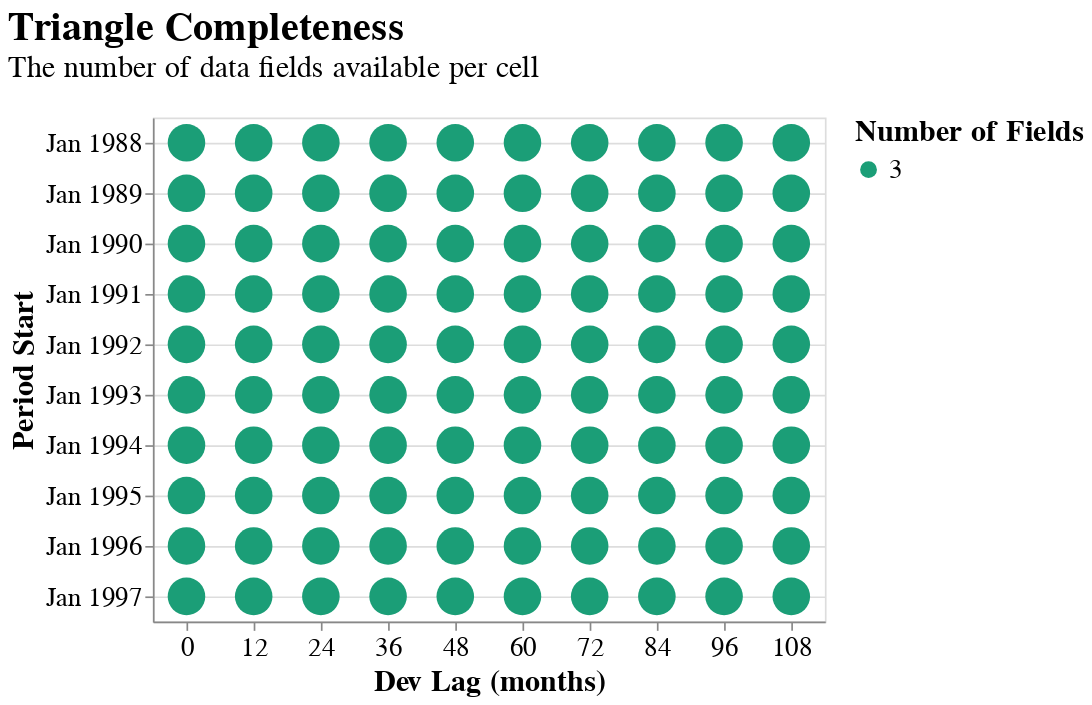

Notebook code for this chart:
### Code cell
tri.meyers_tri.plot_data_completeness()

### Figure 1 — Vega-Lite specification as saved in the notebook (floating-point values rounded to 4 significant figures)
{"autosize": {"contains": "content", "resize": true}, "config": {"style": {"group-title": {"fontSize": 24}, "group-subtitle": {"fontSize": 18}, "guide-label": {"fontSize": 16, "font": "sans-serif"}, "guide-title": {"fontSize": 18, "font": "sans-serif"}}, "mark": {"color": "#1f8fff"}, "title": {"anchor": "start", "offset": 20}, "legend": {"orient": "right", "titleAnchor": "start", "layout": {"direction": "vertical"}, "labelFontSize": 16.0, "titleFontSize": 18.0}, "axis": {"labelFontSize": 16.0, "titleFontSize": 18.0}}, "data": {"values": [{"period_start": "1988-01-01T00:00:00", "period_end": "1988-12-31T00:00:00", "evaluation_date": "1988-12-31T00:00:00", "dev_lag": 0.0, "Number of Fields": 3, "Fields": "Paid Loss ($952,000), Reported Loss ($1,722,000), Earned Premium ($5,812,000)"}, {"period_start": "1988-01-01T00:00:00", "period_end": "1988-12-31T00:00:00", "evaluation_date": "1989-12-31T00:00:00", "dev_lag": 12.0, "Number of Fields": 3, "Fields": "Paid Loss ($1,529,000), Reported Loss ($3,830,000), Earned Premium ($5,812,000)"}, {"period_start": "1988-01-01T00:00:00", "period_end": "1988-12-31T00:00:00", "evaluation_date": "1990-12-31T00:00:00", "dev_lag": 24.0, "Number of Fields": 3, "Fields": "Paid Loss ($2,813,000), Reported Loss ($3,603,000), Earned Premium ($5,812,000)"}, {"period_start": "1988-01-01T00:00:00", "period_end": "1988-12-31T00:00:00", "evaluation_date": "1991-12-31T00:00:00", "dev_lag": 36.0, "Number of Fields": 3, "Fields": "Paid Loss ($3,647,000), Reported Loss ($3,835,000), Earned Premium ($5,812,000)"}, {"period_start": "1988-01-01T00:00:00", "period_end": "1988-12-31T00:00:00", "evaluation_date": "1992-12-31T00:00:00", "dev_lag": 48.0, "Number of Fields": 3, "Fields": "Paid Loss ($3,724,000), Reported Loss ($3,873,000), Earned Premium ($5,812,000)"}, {"period_start": "1988-01-01T00:00:00", "period_end": "1988-12-31T00:00:00", "evaluation_date": "1993-12-31T00:00:00", "dev_lag": 60.0, "Number of Fields": 3, "Fields": "Paid Loss ($3,832,000), Reported Loss ($3,895,000), Earned Premium ($5,812,000)"}, {"period_start": "1988-01-01T00:00:00", "period_end": "1988-12-31T00:00:00", "evaluation_date": "1994-12-31T00:00:00", "dev_lag": 72.0, "Number of Fields": 3, "Fields": "Paid Loss ($3,899,000), Reported Loss ($3,918,000), Earned Premium ($5,812,000)"}, {"period_start": "1988-01-01T00:00:00", "period_end": "1988-12-31T00:00:00", "evaluation_date": "1995-12-31T00:00:00", "dev_lag": 84.0, "Number of Fields": 3, "Fields": "Paid Loss ($3,907,000), Reported Loss ($3,918,000), Earned Premium ($5,812,000)"}, {"period_start": "1988-01-01T00:00:00", "period_end": "1988-12-31T00:00:00", "evaluation_date": "1996-12-31T00:00:00", "dev_lag": 96.0, "Number of Fields": 3, "Fields": "Paid Loss ($3,911,000), Reported Loss ($3,917,000), Earned Premium ($5,812,000)"}, {"period_start": "1988-01-01T00:00:00", "period_end": "1988-12-31T00:00:00", "evaluation_date": "1997-12-31T00:00:00", "dev_lag": 108.0, "Number of Fields": 3, "Fields": "Paid Loss ($3,912,000), Reported Loss ($3,917,000), Earned Premium ($5,812,000)"}, {"period_start": "1989-01-01T00:00:00", "period_end": "1989-12-31T00:00:00", "evaluation_date": "1989-12-31T00:00:00", "dev_lag": 0.0, "Number of Fields": 3, "Fields": "Paid Loss ($849,000), Reported Loss ($1,581,000), Earned Premium ($4,908,000)"}, {"period_start": "1989-01-01T00:00:00", "period_end": "1989-12-31T00:00:00", "evaluation_date": "1990-12-31T00:00:00", "dev_lag": 12.0, "Number of Fields": 3, "Fields": "Paid Loss ($1,564,000), Reported Loss ($2,192,000), Earned Premium ($4,908,000)"}, {"period_start": "1989-01-01T00:00:00", "period_end": "1989-12-31T00:00:00", "evaluation_date": "1991-12-31T00:00:00", "dev_lag": 24.0, "Number of Fields": 3, "Fields": "Paid Loss ($2,202,000), Reported Loss ($2,528,000), Earned Premium ($4,908,000)"}, {"period_start": "1989-01-01T00:00:00", "period_end": "1989-12-31T00:00:00", "evaluation_date": "1992-12-31T00:00:00", "dev_lag": 36.0, "Number of Fields": 3, "Fields": "Paid Loss ($2,432,000), Reported Loss ($2,533,000), Earned Premium ($4,908,000)"}, {"period_start": "1989-01-01T00:00:00", "period_end": "1989-12-31T00:00:00", "evaluation_date": "1993-12-31T00:00:00", "dev_lag": 48.0, "Number of Fields": 3, "Fields": "Paid Loss ($2,468,000), Reported Loss ($2,528,000), Earned Premium ($4,908,000)"}, {"period_start": "1989-01-01T00:00:00", "period_end": "1989-12-31T00:00:00", "evaluation_date": "1994-12-31T00:00:00", "dev_lag": 60.0, "Number of Fields": 3, "Fields": "Paid Loss ($2,487,000), Reported Loss ($2,530,000), Earned Premium ($4,908,000)"}, {"period_start": "1989-01-01T00:00:00", "period_end": "1989-12-31T00:00:00", "evaluation_date": "1995-12-31T00:00:00", "dev_lag": 72.0, "Number of Fields": 3, "Fields": "Paid Loss ($2,513,000), Reported Loss ($2,534,000), Earned Premium ($4,908,000)"}, {"period_start": "1989-01-01T00:00:00", "period_end": "1989-12-31T00:00:00", "evaluation_date": "1996-12-31T00:00:00", "dev_lag": 84.0, "Number of Fields": 3, "Fields": "Paid Loss ($2,526,000), Reported Loss ($2,541,000), Earned Premium ($4,908,000)"}, {"period_start": "1989-01-01T00:00:00", "period_end": "1989-12-31T00:00:00", "evaluation_date": "1997-12-31T00:00:00", "dev_lag": 96.0, "Number of Fields": 3, "Fields": "Paid Loss ($2,531,000), Reported Loss ($2,538,000), Earned Premium ($4,908,000)"}, {"period_start": "1989-01-01T00:00:00", "period_end": "1989-12-31T00:00:00", "evaluation_date": "1998-12-31T00:00:00", "dev_lag": 108.0, "Number of Fields": 3, "Fields": "Paid Loss ($2,527,000), Reported Loss ($2,532,000), Earned Premium ($4,908,000)"}, {"period_start": "1990-01-01T00:00:00", "period_end": "1990-12-31T00:00:00", "evaluation_date": "1990-12-31T00:00:00", "dev_lag": 0.0, "Number of Fields": 3, "Fields": "Paid Loss ($983,000), Reported Loss ($1,834,000), Earned Premium ($5,454,000)"}, {"period_start": "1990-01-01T00:00:00", "period_end": "1990-12-31T00:00:00", "evaluation_date": "1991-12-31T00:00:00", "dev_lag": 12.0, "Number of Fields": 3, "Fields": "Paid Loss ($2,211,000), Reported Loss ($3,009,000), Earned Premium ($5,454,000)"}, {"period_start": "1990-01-01T00:00:00", "period_end": "1990-12-31T00:00:00", "evaluation_date": "1992-12-31T00:00:00", "dev_lag": 24.0, "Number of Fields": 3, "Fields": "Paid Loss ($2,830,000), Reported Loss ($3,488,000), Earned Premium ($5,454,000)"}, {"period_start": "1990-01-01T00:00:00", "period_end": "1990-12-31T00:00:00", "evaluation_date": "1993-12-31T00:00:00", "dev_lag": 36.0, "Number of Fields": 3, "Fields": "Paid Loss ($3,832,000), Reported Loss ($4,000,000), Earned Premium ($5,454,000)"}, {"period_start": "1990-01-01T00:00:00", "period_end": "1990-12-31T00:00:00", "evaluation_date": "1994-12-31T00:00:00", "dev_lag": 48.0, "Number of Fields": 3, "Fields": "Paid Loss ($4,039,000), Reported Loss ($4,105,000), Earned Premium ($5,454,000)"}, {"period_start": "1990-01-01T00:00:00", "period_end": "1990-12-31T00:00:00", "evaluation_date": "1995-12-31T00:00:00", "dev_lag": 60.0, "Number of Fields": 3, "Fields": "Paid Loss ($4,065,000), Reported Loss ($4,087,000), Earned Premium ($5,454,000)"}, {"period_start": "1990-01-01T00:00:00", "period_end": "1990-12-31T00:00:00", "evaluation_date": "1996-12-31T00:00:00", "dev_lag": 72.0, "Number of Fields": 3, "Fields": "Paid Loss ($4,102,000), Reported Loss ($4,112,000), Earned Premium ($5,454,000)"}, {"period_start": "1990-01-01T00:00:00", "period_end": "1990-12-31T00:00:00", "evaluation_date": "1997-12-31T00:00:00", "dev_lag": 84.0, "Number of Fields": 3, "Fields": "Paid Loss ($4,155,000), Reported Loss ($4,170,000), Earned Premium ($5,454,000)"}, {"period_start": "1990-01-01T00:00:00", "period_end": "1990-12-31T00:00:00", "evaluation_date": "1998-12-31T00:00:00", "dev_lag": 96.0, "Number of Fields": 3, "Fields": "Paid Loss ($4,268,000), Reported Loss ($4,271,000), Earned Premium ($5,454,000)"}, {"period_start": "1990-01-01T00:00:00", "period_end": "1990-12-31T00:00:00", "evaluation_date": "1999-12-31T00:00:00", "dev_lag": 108.0, "Number of Fields": 3, "Fields": "Paid Loss ($4,274,000), Reported Loss ($4,279,000), Earned Premium ($5,454,000)"}, {"period_start": "1991-01-01T00:00:00", "period_end": "1991-12-31T00:00:00", "evaluation_date": "1991-12-31T00:00:00", "dev_lag": 0.0, "Number of Fields": 3, "Fields": "Paid Loss ($1,657,000), Reported Loss ($2,305,000), Earned Premium ($5,165,000)"}, {"period_start": "1991-01-01T00:00:00", "period_end": "1991-12-31T00:00:00", "evaluation_date": "1992-12-31T00:00:00", "dev_lag": 12.0, "Number of Fields": 3, "Fields": "Paid Loss ($2,685,000), Reported Loss ($3,473,000), Earned Premium ($5,165,000)"}, {"period_start": "1991-01-01T00:00:00", "period_end": "1991-12-31T00:00:00", "evaluation_date": "1993-12-31T00:00:00", "dev_lag": 24.0, "Number of Fields": 3, "Fields": "Paid Loss ($3,169,000), Reported Loss ($3,713,000), Earned Premium ($5,165,000)"}, {"period_start": "1991-01-01T00:00:00", "period_end": "1991-12-31T00:00:00", "evaluation_date": "1994-12-31T00:00:00", "dev_lag": 36.0, "Number of Fields": 3, "Fields": "Paid Loss ($3,600,000), Reported Loss ($4,018,000), Earned Premium ($5,165,000)"}, {"period_start": "1991-01-01T00:00:00", "period_end": "1991-12-31T00:00:00", "evaluation_date": "1995-12-31T00:00:00", "dev_lag": 48.0, "Number of Fields": 3, "Fields": "Paid Loss ($3,900,000), Reported Loss ($4,295,000), Earned Premium ($5,165,000)"}, {"period_start": "1991-01-01T00:00:00", "period_end": "1991-12-31T00:00:00", "evaluation_date": "1996-12-31T00:00:00", "dev_lag": 60.0, "Number of Fields": 3, "Fields": "Paid Loss ($4,320,000), Reported Loss ($4,334,000), Earned Premium ($5,165,000)"}, {"period_start": "1991-01-01T00:00:00", "period_end": "1991-12-31T00:00:00", "evaluation_date": "1997-12-31T00:00:00", "dev_lag": 72.0, "Number of Fields": 3, "Fields": "Paid Loss ($4,332,000), Reported Loss ($4,343,000), Earned Premium ($5,165,000)"}, {"period_start": "1991-01-01T00:00:00", "period_end": "1991-12-31T00:00:00", "evaluation_date": "1998-12-31T00:00:00", "dev_lag": 84.0, "Number of Fields": 3, "Fields": "Paid Loss ($4,338,000), Reported Loss ($4,340,000), Earned Premium ($5,165,000)"}, {"period_start": "1991-01-01T00:00:00", "period_end": "1991-12-31T00:00:00", "evaluation_date": "1999-12-31T00:00:00", "dev_lag": 96.0, "Number of Fields": 3, "Fields": "Paid Loss ($4,341,000), Reported Loss ($4,342,000), Earned Premium ($5,165,000)"}, {"period_start": "1991-01-01T00:00:00", "period_end": "1991-12-31T00:00:00", "evaluation_date": "2000-12-31T00:00:00", "dev_lag": 108.0, "Number of Fields": 3, "Fields": "Paid Loss ($4,341,000), Reported Loss ($4,341,000), Earned Premium ($5,165,000)"}, {"period_start": "1992-01-01T00:00:00", "period_end": "1992-12-31T00:00:00", "evaluation_date": "1992-12-31T00:00:00", "dev_lag": 0.0, "Number of Fields": 3, "Fields": "Paid Loss ($932,000), Reported Loss ($1,832,000), Earned Premium ($5,214,000)"}, {"period_start": "1992-01-01T00:00:00", "period_end": "1992-12-31T00:00:00", "evaluation_date": "1993-12-31T00:00:00", "dev_lag": 12.0, "Number of Fields": 3, "Fields": "Paid Loss ($1,940,000), Reported Loss ($2,625,000), Earned Premium ($5,214,000)"}, {"period_start": "1992-01-01T00:00:00", "period_end": "1992-12-31T00:00:00", "evaluation_date": "1994-12-31T00:00:00", "dev_lag": 24.0, "Number of Fields": 3, "Fields": "Paid Loss ($2,626,000), Reported Loss ($3,086,000), Earned Premium ($5,214,000)"}, {"period_start": "1992-01-01T00:00:00", "period_end": "1992-12-31T00:00:00", "evaluation_date": "1995-12-31T00:00:00", "dev_lag": 36.0, "Number of Fields": 3, "Fields": "Paid Loss ($3,332,000), Reported Loss ($3,493,000), Earned Premium ($5,214,000)"}, {"period_start": "1992-01-01T00:00:00", "period_end": "1992-12-31T00:00:00", "evaluation_date": "1996-12-31T00:00:00", "dev_lag": 48.0, "Number of Fields": 3, "Fields": "Paid Loss ($3,368,000), Reported Loss ($3,521,000), Earned Premium ($5,214,000)"}, {"period_start": "1992-01-01T00:00:00", "period_end": "1992-12-31T00:00:00", "evaluation_date": "1997-12-31T00:00:00", "dev_lag": 60.0, "Number of Fields": 3, "Fields": "Paid Loss ($3,491,000), Reported Loss ($3,563,000), Earned Premium ($5,214,000)"}, {"period_start": "1992-01-01T00:00:00", "period_end": "1992-12-31T00:00:00", "evaluation_date": "1998-12-31T00:00:00", "dev_lag": 72.0, "Number of Fields": 3, "Fields": "Paid Loss ($3,531,000), Reported Loss ($3,542,000), Earned Premium ($5,214,000)"}, {"period_start": "1992-01-01T00:00:00", "period_end": "1992-12-31T00:00:00", "evaluation_date": "1999-12-31T00:00:00", "dev_lag": 84.0, "Number of Fields": 3, "Fields": "Paid Loss ($3,540,000), Reported Loss ($3,541,000), Earned Premium ($5,214,000)"}, {"period_start": "1992-01-01T00:00:00", "period_end": "1992-12-31T00:00:00", "evaluation_date": "2000-12-31T00:00:00", "dev_lag": 96.0, "Number of Fields": 3, "Fields": "Paid Loss ($3,540,000), Reported Loss ($3,541,000), Earned Premium ($5,214,000)"}, {"period_start": "1992-01-01T00:00:00", "period_end": "1992-12-31T00:00:00", "evaluation_date": "2001-12-31T00:00:00", "dev_lag": 108.0, "Number of Fields": 3, "Fields": "Paid Loss ($3,583,000), Reported Loss ($3,587,000), Earned Premium ($5,214,000)"}, {"period_start": "1993-01-01T00:00:00", "period_end": "1993-12-31T00:00:00", "evaluation_date": "1993-12-31T00:00:00", "dev_lag": 0.0, "Number of Fields": 3, "Fields": "Paid Loss ($1,162,000), Reported Loss ($2,289,000), Earned Premium ($5,230,000)"}, {"period_start": "1993-01-01T00:00:00", "period_end": "1993-12-31T00:00:00", "evaluation_date": "1994-12-31T00:00:00", "dev_lag": 12.0, "Number of Fields": 3, "Fields": "Paid Loss ($2,402,000), Reported Loss ($3,160,000), Earned Premium ($5,230,000)"}, {"period_start": "1993-01-01T00:00:00", "period_end": "1993-12-31T00:00:00", "evaluation_date": "1995-12-31T00:00:00", "dev_lag": 24.0, "Number of Fields": 3, "Fields": "Paid Loss ($2,799,000), Reported Loss ($3,154,000), Earned Premium ($5,230,000)"}, {"period_start": "1993-01-01T00:00:00", "period_end": "1993-12-31T00:00:00", "evaluation_date": "1996-12-31T00:00:00", "dev_lag": 36.0, "Number of Fields": 3, "Fields": "Paid Loss ($2,996,000), Reported Loss ($3,204,000), Earned Premium ($5,230,000)"}, {"period_start": "1993-01-01T00:00:00", "period_end": "1993-12-31T00:00:00", "evaluation_date": "1997-12-31T00:00:00", "dev_lag": 48.0, "Number of Fields": 3, "Fields": "Paid Loss ($3,034,000), Reported Loss ($3,190,000), Earned Premium ($5,230,000)"}, {"period_start": "1993-01-01T00:00:00", "period_end": "1993-12-31T00:00:00", "evaluation_date": "1998-12-31T00:00:00", "dev_lag": 60.0, "Number of Fields": 3, "Fields": "Paid Loss ($3,042,000), Reported Loss ($3,206,000), Earned Premium ($5,230,000)"}, {"period_start": "1993-01-01T00:00:00", "period_end": "1993-12-31T00:00:00", "evaluation_date": "1999-12-31T00:00:00", "dev_lag": 72.0, "Number of Fields": 3, "Fields": "Paid Loss ($3,230,000), Reported Loss ($3,351,000), Earned Premium ($5,230,000)"}, {"period_start": "1993-01-01T00:00:00", "period_end": "1993-12-31T00:00:00", "evaluation_date": "2000-12-31T00:00:00", "dev_lag": 84.0, "Number of Fields": 3, "Fields": "Paid Loss ($3,238,000), Reported Loss ($3,289,000), Earned Premium ($5,230,000)"}, {"period_start": "1993-01-01T00:00:00", "period_end": "1993-12-31T00:00:00", "evaluation_date": "2001-12-31T00:00:00", "dev_lag": 96.0, "Number of Fields": 3, "Fields": "Paid Loss ($3,241,000), Reported Loss ($3,267,000), Earned Premium ($5,230,000)"}, {"period_start": "1993-01-01T00:00:00", "period_end": "1993-12-31T00:00:00", "evaluation_date": "2002-12-31T00:00:00", "dev_lag": 108.0, "Number of Fields": 3, "Fields": "Paid Loss ($3,268,000), Reported Loss ($3,268,000), Earned Premium ($5,230,000)"}, {"period_start": "1994-01-01T00:00:00", "period_end": "1994-12-31T00:00:00", "evaluation_date": "1994-12-31T00:00:00", "dev_lag": 0.0, "Number of Fields": 3, "Fields": "Paid Loss ($1,478,000), Reported Loss ($2,881,000), Earned Premium ($4,992,000)"}, {"period_start": "1994-01-01T00:00:00", "period_end": "1994-12-31T00:00:00", "evaluation_date": "1995-12-31T00:00:00", "dev_lag": 12.0, "Number of Fields": 3, "Fields": "Paid Loss ($2,980,000), Reported Loss ($4,254,000), Earned Premium ($4,992,000)"}, {"period_start": "1994-01-01T00:00:00", "period_end": "1994-12-31T00:00:00", "evaluation_date": "1996-12-31T00:00:00", "dev_lag": 24.0, "Number of Fields": 3, "Fields": "Paid Loss ($3,945,000), Reported Loss ($4,841,000), Earned Premium ($4,992,000)"}, {"period_start": "1994-01-01T00:00:00", "period_end": "1994-12-31T00:00:00", "evaluation_date": "1997-12-31T00:00:00", "dev_lag": 36.0, "Number of Fields": 3, "Fields": "Paid Loss ($4,714,000), Reported Loss ($5,176,000), Earned Premium ($4,992,000)"}, {"period_start": "1994-01-01T00:00:00", "period_end": "1994-12-31T00:00:00", "evaluation_date": "1998-12-31T00:00:00", "dev_lag": 48.0, "Number of Fields": 3, "Fields": "Paid Loss ($5,462,000), Reported Loss ($5,551,000), Earned Premium ($4,992,000)"}, {"period_start": "1994-01-01T00:00:00", "period_end": "1994-12-31T00:00:00", "evaluation_date": "1999-12-31T00:00:00", "dev_lag": 60.0, "Number of Fields": 3, "Fields": "Paid Loss ($5,680,000), Reported Loss ($5,689,000), Earned Premium ($4,992,000)"}, {"period_start": "1994-01-01T00:00:00", "period_end": "1994-12-31T00:00:00", "evaluation_date": "2000-12-31T00:00:00", "dev_lag": 72.0, "Number of Fields": 3, "Fields": "Paid Loss ($5,682,000), Reported Loss ($5,683,000), Earned Premium ($4,992,000)"}, {"period_start": "1994-01-01T00:00:00", "period_end": "1994-12-31T00:00:00", "evaluation_date": "2001-12-31T00:00:00", "dev_lag": 84.0, "Number of Fields": 3, "Fields": "Paid Loss ($5,683,000), Reported Loss ($5,688,000), Earned Premium ($4,992,000)"}, {"period_start": "1994-01-01T00:00:00", "period_end": "1994-12-31T00:00:00", "evaluation_date": "2002-12-31T00:00:00", "dev_lag": 96.0, "Number of Fields": 3, "Fields": "Paid Loss ($5,684,000), Reported Loss ($5,684,000), Earned Premium ($4,992,000)"}, {"period_start": "1994-01-01T00:00:00", "period_end": "1994-12-31T00:00:00", "evaluation_date": "2003-12-31T00:00:00", "dev_lag": 108.0, "Number of Fields": 3, "Fields": "Paid Loss ($5,684,000), Reported Loss ($5,684,000), Earned Premium ($4,992,000)"}, {"period_start": "1995-01-01T00:00:00", "period_end": "1995-12-31T00:00:00", "evaluation_date": "1995-12-31T00:00:00", "dev_lag": 0.0, "Number of Fields": 3, "Fields": "Paid Loss ($1,240,000), Reported Loss ($2,849,000), Earned Premium ($5,466,000)"}, {"period_start": "1995-01-01T00:00:00", "period_end": "1995-12-31T00:00:00", "evaluation_date": "1996-12-31T00:00:00", "dev_lag": 12.0, "Number of Fields": 3, "Fields": "Paid Loss ($2,080,000), Reported Loss ($2,956,000), Earned Premium ($5,466,000)"}, {"period_start": "1995-01-01T00:00:00", "period_end": "1995-12-31T00:00:00", "evaluation_date": "1997-12-31T00:00:00", "dev_lag": 24.0, "Number of Fields": 3, "Fields": "Paid Loss ($2,607,000), Reported Loss ($3,382,000), Earned Premium ($5,466,000)"}, {"period_start": "1995-01-01T00:00:00", "period_end": "1995-12-31T00:00:00", "evaluation_date": "1998-12-31T00:00:00", "dev_lag": 36.0, "Number of Fields": 3, "Fields": "Paid Loss ($3,080,000), Reported Loss ($3,755,000), Earned Premium ($5,466,000)"}, {"period_start": "1995-01-01T00:00:00", "period_end": "1995-12-31T00:00:00", "evaluation_date": "1999-12-31T00:00:00", "dev_lag": 48.0, "Number of Fields": 3, "Fields": "Paid Loss ($3,678,000), Reported Loss ($4,148,000), Earned Premium ($5,466,000)"}, {"period_start": "1995-01-01T00:00:00", "period_end": "1995-12-31T00:00:00", "evaluation_date": "2000-12-31T00:00:00", "dev_lag": 60.0, "Number of Fields": 3, "Fields": "Paid Loss ($4,002,000), Reported Loss ($4,123,000), Earned Premium ($5,466,000)"}, {"period_start": "1995-01-01T00:00:00", "period_end": "1995-12-31T00:00:00", "evaluation_date": "2001-12-31T00:00:00", "dev_lag": 72.0, "Number of Fields": 3, "Fields": "Paid Loss ($4,117,000), Reported Loss ($4,126,000), Earned Premium ($5,466,000)"}, {"period_start": "1995-01-01T00:00:00", "period_end": "1995-12-31T00:00:00", "evaluation_date": "2002-12-31T00:00:00", "dev_lag": 84.0, "Number of Fields": 3, "Fields": "Paid Loss ($4,125,000), Reported Loss ($4,127,000), Earned Premium ($5,466,000)"}, {"period_start": "1995-01-01T00:00:00", "period_end": "1995-12-31T00:00:00", "evaluation_date": "2003-12-31T00:00:00", "dev_lag": 96.0, "Number of Fields": 3, "Fields": "Paid Loss ($4,128,000), Reported Loss ($4,128,000), Earned Premium ($5,466,000)"}, {"period_start": "1995-01-01T00:00:00", "period_end": "1995-12-31T00:00:00", "evaluation_date": "2004-12-31T00:00:00", "dev_lag": 108.0, "Number of Fields": 3, "Fields": "Paid Loss ($4,128,000), Reported Loss ($4,128,000), Earned Premium ($5,466,000)"}, {"period_start": "1996-01-01T00:00:00", "period_end": "1996-12-31T00:00:00", "evaluation_date": "1996-12-31T00:00:00", "dev_lag": 0.0, "Number of Fields": 3, "Fields": "Paid Loss ($1,326,000), Reported Loss ($2,541,000), Earned Premium ($5,226,000)"}, {"period_start": "1996-01-01T00:00:00", "period_end": "1996-12-31T00:00:00", "evaluation_date": "1997-12-31T00:00:00", "dev_lag": 12.0, "Number of Fields": 3, "Fields": "Paid Loss ($2,412,000), Reported Loss ($3,307,000), Earned Premium ($5,226,000)"}, {"period_start": "1996-01-01T00:00:00", "period_end": "1996-12-31T00:00:00", "evaluation_date": "1998-12-31T00:00:00", "dev_lag": 24.0, "Number of Fields": 3, "Fields": "Paid Loss ($3,367,000), Reported Loss ($3,789,000), Earned Premium ($5,226,000)"}, {"period_start": "1996-01-01T00:00:00", "period_end": "1996-12-31T00:00:00", "evaluation_date": "1999-12-31T00:00:00", "dev_lag": 36.0, "Number of Fields": 3, "Fields": "Paid Loss ($3,843,000), Reported Loss ($3,973,000), Earned Premium ($5,226,000)"}, {"period_start": "1996-01-01T00:00:00", "period_end": "1996-12-31T00:00:00", "evaluation_date": "2000-12-31T00:00:00", "dev_lag": 48.0, "Number of Fields": 3, "Fields": "Paid Loss ($3,965,000), Reported Loss ($4,031,000), Earned Premium ($5,226,000)"}, {"period_start": "1996-01-01T00:00:00", "period_end": "1996-12-31T00:00:00", "evaluation_date": "2001-12-31T00:00:00", "dev_lag": 60.0, "Number of Fields": 3, "Fields": "Paid Loss ($4,127,000), Reported Loss ($4,157,000), Earned Premium ($5,226,000)"}, {"period_start": "1996-01-01T00:00:00", "period_end": "1996-12-31T00:00:00", "evaluation_date": "2002-12-31T00:00:00", "dev_lag": 72.0, "Number of Fields": 3, "Fields": "Paid Loss ($4,133,000), Reported Loss ($4,143,000), Earned Premium ($5,226,000)"}, {"period_start": "1996-01-01T00:00:00", "period_end": "1996-12-31T00:00:00", "evaluation_date": "2003-12-31T00:00:00", "dev_lag": 84.0, "Number of Fields": 3, "Fields": "Paid Loss ($4,141,000), Reported Loss ($4,142,000), Earned Premium ($5,226,000)"}, {"period_start": "1996-01-01T00:00:00", "period_end": "1996-12-31T00:00:00", "evaluation_date": "2004-12-31T00:00:00", "dev_lag": 96.0, "Number of Fields": 3, "Fields": "Paid Loss ($4,142,000), Reported Loss ($4,144,000), Earned Premium ($5,226,000)"}, {"period_start": "1996-01-01T00:00:00", "period_end": "1996-12-31T00:00:00", "evaluation_date": "2005-12-31T00:00:00", "dev_lag": 108.0, "Number of Fields": 3, "Fields": "Paid Loss ($4,144,000), Reported Loss ($4,144,000), Earned Premium ($5,226,000)"}, {"period_start": "1997-01-01T00:00:00", "period_end": "1997-12-31T00:00:00", "evaluation_date": "1997-12-31T00:00:00", "dev_lag": 0.0, "Number of Fields": 3, "Fields": "Paid Loss ($1,413,000), Reported Loss ($2,203,000), Earned Premium ($4,962,000)"}, {"period_start": "1997-01-01T00:00:00", "period_end": "1997-12-31T00:00:00", "evaluation_date": "1998-12-31T00:00:00", "dev_lag": 12.0, "Number of Fields": 3, "Fields": "Paid Loss ($2,683,000), Reported Loss ($2,934,000), Earned Premium ($4,962,000)"}, {"period_start": "1997-01-01T00:00:00", "period_end": "1997-12-31T00:00:00", "evaluation_date": "1999-12-31T00:00:00", "dev_lag": 24.0, "Number of Fields": 3, "Fields": "Paid Loss ($3,173,000), Reported Loss ($3,608,000), Earned Premium ($4,962,000)"}, {"period_start": "1997-01-01T00:00:00", "period_end": "1997-12-31T00:00:00", "evaluation_date": "2000-12-31T00:00:00", "dev_lag": 36.0, "Number of Fields": 3, "Fields": "Paid Loss ($3,674,000), Reported Loss ($3,977,000), Earned Premium ($4,962,000)"}, {"period_start": "1997-01-01T00:00:00", "period_end": "1997-12-31T00:00:00", "evaluation_date": "2001-12-31T00:00:00", "dev_lag": 48.0, "Number of Fields": 3, "Fields": "Paid Loss ($3,805,000), Reported Loss ($4,040,000), Earned Premium ($4,962,000)"}, {"period_start": "1997-01-01T00:00:00", "period_end": "1997-12-31T00:00:00", "evaluation_date": "2002-12-31T00:00:00", "dev_lag": 60.0, "Number of Fields": 3, "Fields": "Paid Loss ($4,005,000), Reported Loss ($4,121,000), Earned Premium ($4,962,000)"}, {"period_start": "1997-01-01T00:00:00", "period_end": "1997-12-31T00:00:00", "evaluation_date": "2003-12-31T00:00:00", "dev_lag": 72.0, "Number of Fields": 3, "Fields": "Paid Loss ($4,020,000), Reported Loss ($4,147,000), Earned Premium ($4,962,000)"}, {"period_start": "1997-01-01T00:00:00", "period_end": "1997-12-31T00:00:00", "evaluation_date": "2004-12-31T00:00:00", "dev_lag": 84.0, "Number of Fields": 3, "Fields": "Paid Loss ($4,095,000), Reported Loss ($4,155,000), Earned Premium ($4,962,000)"}, {"period_start": "1997-01-01T00:00:00", "period_end": "1997-12-31T00:00:00", "evaluation_date": "2005-12-31T00:00:00", "dev_lag": 96.0, "Number of Fields": 3, "Fields": "Paid Loss ($4,132,000), Reported Loss ($4,183,000), Earned Premium ($4,962,000)"}, {"period_start": "1997-01-01T00:00:00", "period_end": "1997-12-31T00:00:00", "evaluation_date": "2006-12-31T00:00:00", "dev_lag": 108.0, "Number of Fields": 3, "Fields": "Paid Loss ($4,139,000), Reported Loss ($4,181,000), Earned Premium ($4,962,000)"}]}, "mark": {"type": "circle", "opacity": 1, "size": 500.0}, "encoding": {"color": {"condition": {"param": "param_1", "field": "Number of Fields", "scale": {"scheme": "dark2"}, "type": "nominal"}, "value": "lightgray"}, "tooltip": [{"field": "period_start", "title": "Period Start", "type": "temporal"}, {"field": "period_end", "title": "Period End", "type": "temporal"}, {"field": "evaluation_date", "title": "Evaluation Date", "type": "temporal"}, {"field": "dev_lag", "title": "Dev Lag (months)", "type": "nominal"}, {"field": "Fields", "type": "nominal"}], "x": {"axis": {"labelAngle": 0}, "field": "dev_lag", "scale": {"zero": true}, "title": "Dev Lag (months)", "type": "nominal"}, "y": {"field": "period_start", "scale": {"padding": 15, "reverse": true}, "timeUnit": "yearmonth", "title": "Period Start", "type": "temporal"}}, "height": 300, "params": [{"name": "param_1", "select": {"type": "point"}}, {"name": "param_2", "select": {"type": "interval", "encodings": ["x", "y"]}, "bind": "scales"}], "title": {"text": "Triangle Completeness", "subtitle": "The number of data fields available per cell"}, "width": 400, "$schema": "https://vega.github.io/schema/vega-lite/v5.20.1.json"}
